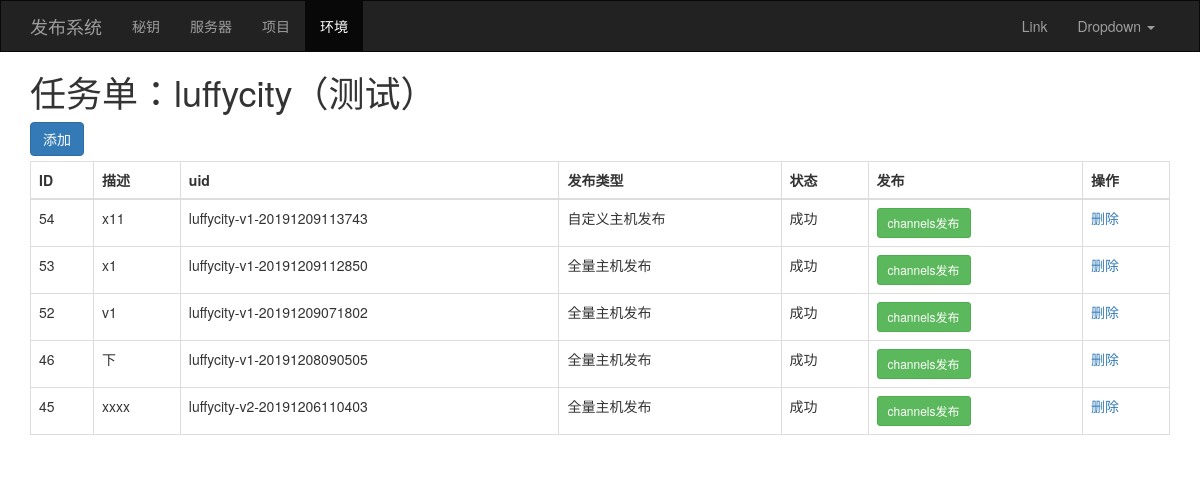
Page /env/task/list/3/ on the committed database.
### apps/web/models.py (models this page shows, shortened)
class ProjectEnv(models.Model):
    project = models.ForeignKey(verbose_name='项目', to='Project')
    env_choices = (
        ('test', '测试'),
        ('prod', '正式')
    )
    env = models.CharField(verbose_name='环境', choices=env_choices, max_length=32)
    path = models.CharField(verbose_name='线上部署路径', max_length=128)
    servers = models.ManyToManyField(verbose_name='服务器', to='Server')
    def __str__(self):
        return "%s（%s）" % (self.project.title, self.get_env_display())

class Project(models.Model):
    title = models.CharField(verbose_name='项目名', max_length=32)
    repo = models.CharField(verbose_name='git仓库地址', max_length=128)  # ['http', 'https', 'ftp', 'ftps']

class DeployTask(models.Model):
    summary = models.CharField(verbose_name='描述', max_length=64)
    uid = models.CharField(verbose_name='任务ID', max_length=64, help_text="任务ID格式为：项目-版本-时间，例如 cmdb-v1-201911012359.zip")
    status_choices = (
        (1, '待发布'),
        (2, '发布中'),
        (3, '成功'),
        (4, '失败'),
    )
    status = models.PositiveSmallIntegerField(verbose_name='状态', choices=status_choices, default=1)
    env = models.ForeignKey(verbose_name='环境', to='ProjectEnv')
    tag = models.CharField(verbose_name='版本', max_length=32, null=True, blank=True)
    branch = models.CharField(verbose_name='分支', max_length=32, null=True, blank=True)
    commit = models.CharField(verbose_name='提交记录', max_length=40, null=True, blank=True)
    deploy_type_choices = (
        (1, '全量主机发布'),
        (2, '自定义主机发布'),
    )
    deploy_type = models.PositiveSmallIntegerField(verbose_name='发布类型', choices=deploy_type_choices, default=1)
    """
    xx = models.ManyToManyField(verbose_name='自定义主机',
                                to='Server',
                                through='DeployServer',
                                through_fields=('deploy', 'server'))
    """
    before_download_script = models.TextField(verbose_name='下载前脚本', null=True, blank=True)
    after_download_script = models.TextField(verbose_name='下载后脚本', null=True, blank=True)
    before_deploy_script = models.TextField(verbose_name='发布前脚本', null=True, blank=True)
    after_deploy_script = models.TextField(verbose_name='发布后脚本', null=True, blank=True)

### apps/web/views/deploy.py (the view)
# urls.py: url(r'^env/task/list/(?P<env_id>\d+)/$', deploy.deploy_task_list, name='deploy_task_list'),
def deploy_task_list(request, env_id):
    env_object = models.ProjectEnv.objects.filter(id=env_id).first()
    queryset = models.DeployTask.objects.filter(env=env_object).order_by('-id')
    return render(request, 'web/deploy_task_list.html', {'queryset': queryset, 'env_object': env_object})

### apps/web/templatetags/deploy.py (called while the page is built)
@register.inclusion_tag('web/include/menu.html')
def menu(request):
    menu_list = copy.deepcopy(settings.HG_MENU_LIST)
    for row in menu_list:
        if re.match(row['match'], request.path_info):
            row['class'] = "active"
            break
    return {'menu_list': menu_list}

### apps/web/templates/web/deploy_task_list.html (shortened to what this page needs)
{% extends 'layout.html' %}
{% block content %}
    <div class="container">
        <h1 style="margin-top:0;">任务单：{{ env_object }}</h1>
        <div style="margin: 5px 0;">
            <a href="{% url 'deploy_task_add' env_id=env_object.id %}" class="btn btn-primary">添加</a>
        </div>
        <div>
            <table class="table table-bordered">
                <thead>
                <tr>
                    <th>ID</th>
                    <th>描述</th>
                    <th>uid</th>
                    <th>发布类型</th>
                    <th>状态</th>
                    <th>发布</th>
                    <th>操作</th>
                </tr>
                </thead>
                <tbody>
                {% for item in queryset %}
                    <tr>
                        <td>{{ item.id }}</td>
                        <td>{{ item.summary }}</td>
                        <td>{{ item.uid }}</td>
                        <td>{{ item.get_deploy_type_display }}</td>
                        <td>{{ item.get_status_display }}</td>
                        <td>
                            <a class="btn btn-sm btn-success" href="{% url 'channels_deploy' item.id %}">channels发布</a>
                        </td>
                        <td>
                            <a href="javascript:void(0);"
                               onclick="removeRow(this,'{% url 'deploy_task_del' pk=item.id %}');">删除</a>
                        </td>
                    </tr>
                {% endfor %}
                </tbody>
            </table>
        </div>
    </div>
{% endblock %}

### apps/web/templates/layout.html (style rules this page uses)
body { margin: 0; }

### rows in the picture
ProjectEnv: project+env "luffycity（测试）"
DeployTask: id "54", summary "x11", uid "luffycity-v1-20191209113743", deploy_type "自定义主机发布", status "成功"
DeployTask: id "53", summary "x1", uid "luffycity-v1-20191209112850", deploy_type "全量主机发布", status "成功"
DeployTask: id "52", summary "v1", uid "luffycity-v1-20191209071802", deploy_type "全量主机发布", status "成功"
DeployTask: id "46", summary "下", uid "luffycity-v1-20191208090505", deploy_type "全量主机发布", status "成功"
DeployTask: id "45", summary "xxxx", uid "luffycity-v2-20191206110403", deploy_type "全量主机发布", status "成功"

### other values in the picture
{{ row.text }} "秘钥" "服务器" "项目" "环境"
